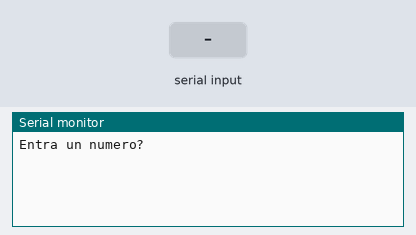
Recording of a sketch running on a simulated Arduino Uno, built with avr-gcc and run on an emulated ATmega328P. Shown: the last lines printed to the serial monitor. The inputs (shaded band) are chosen by the test bench.

Above: at 1.2 s.
1.3 s: "90,45\n" received over Serial
At 1.8 s:
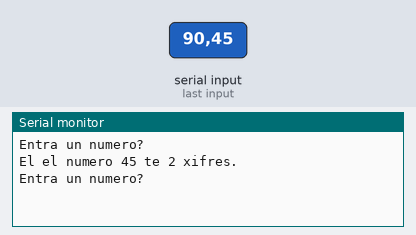
2.8 s: "30,150\n" received over Serial
At 4.2 s:
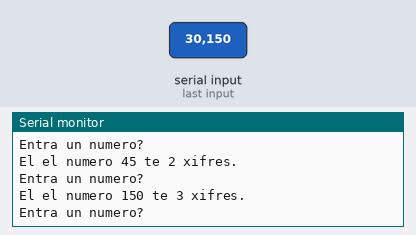

The sketch:

Exercici_2_Number_communication.ino
```cpp
/*********************************************************************
 **                                                                 **
 **                          TÏTOL: Number Communication            **
 **                                                                 **
 **                                                                 **
 **  Nom: Salva Ramírez                          Data: 23/04/2017   **
 ********************************************************************/
//************************ INCLUDE ***********************************


//*********************** VARIABLES **********************************

const int ledPin = 13;
long numEntrat, num;
int numXifres;

//************************* SETUP ************************************

void setup() {      // configura el final de sortida

  // initialize serial:
  Serial.begin(9600);
  Serial.println("Entra un numero?");
}


//************************** LOOP ************************************

void loop() {                    // inicia el bucle del programa

while (Serial.available() > 0) {

    // look for the next valid integer in the incoming serial stream:
    numEntrat = Serial.parseInt();
    num = numEntrat;
    numXifres = 0;

    // look for the newline. That's the end of your sentence:
    if (Serial.read() == '\n') {
      do{
        num = num / 10;
        numXifres++;
      }while (num != 0);
      Serial.print("El el numero ");
      Serial.print(numEntrat);
      Serial.print(" te ");
      Serial.print(numXifres);
      Serial.println(" xifres.");
      Serial.println("");
      Serial.println("Entra un numero? ");
    }
  }
}


//************************ FUNCIONS **********************************
```

Measured:
- after the input at 1.3 s, the serial monitor: prints a new line at once (image 1)
- after the input at 2.8 s, the serial monitor: prints a new line at once (image 2)
